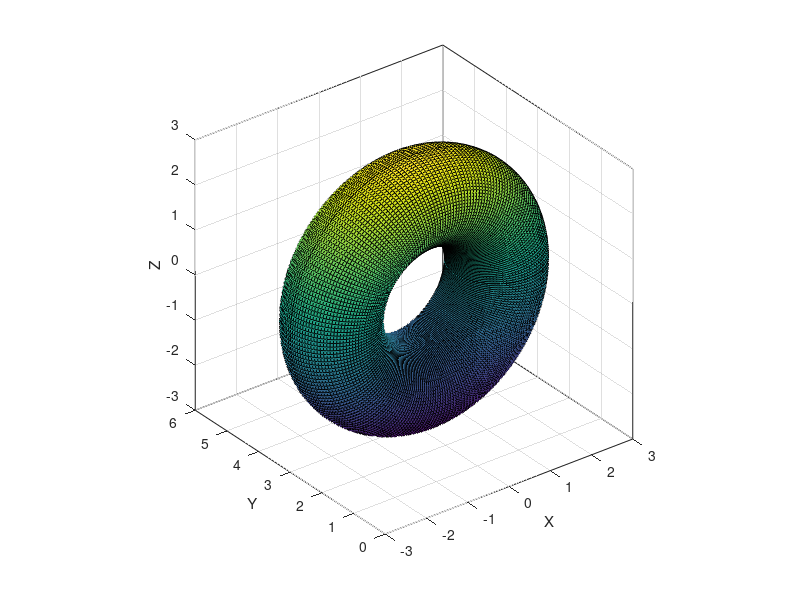

Reproduce this figure in MATLAB.
% Making donat shape by rotating the circle around the y axis.


nt = 100;
t = linspace(0,2*pi,nt).'; % I want this as a column vector
C = [2, 3]; % the center of the circle in the (x,y) plane.
R = 1; % radius 1
xy = C + R*[cos(t), sin(t)]; % points in the circle
plot(xy(:,1),xy(:,2),'r-')
axis equal;


nphi = 200; % 100 elements around the axis.
phi = linspace(0,2*pi,nphi + 1);
[T,PHI] = ndgrid(t,phi);


%Now build the nodes in (x,y,z), by rotating the circle around the y axis.
X = (C(1)+R*cos(T)).*cos(PHI); % Multiply the original x by cos(phi)
Y = (C(2)+R*sin(T)); % Leave Y alone
Z = (C(1)+R*cos(T)).*sin(PHI); % Multiply the original x by sin(phi) to create the Z component
surf(X,Y,Z)
axis equal
box on
xlabel X
ylabel Y
zlabel Z

